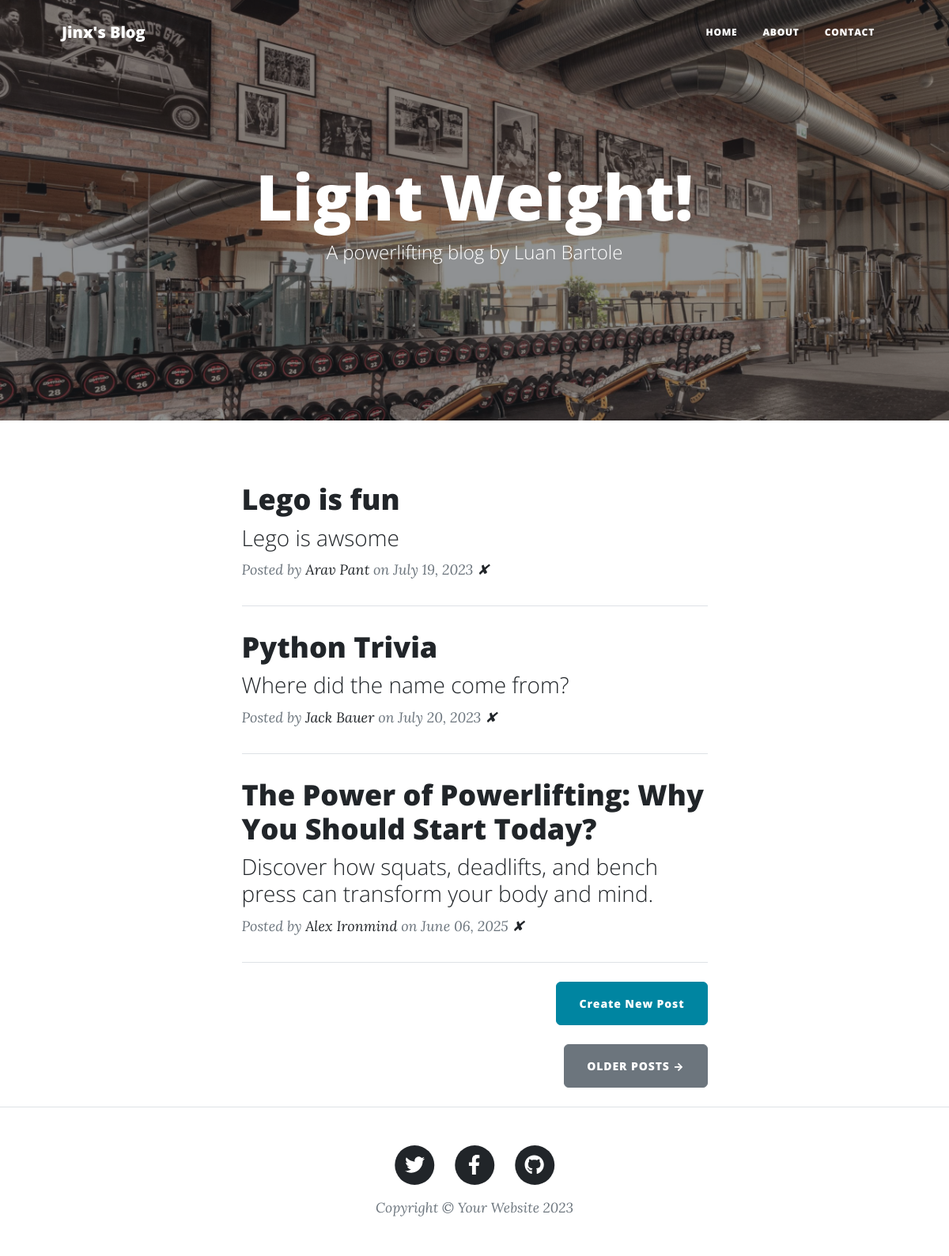
The page / on the database its author committed.
### main.py (models this page shows)
class BlogPost(db.Model):
    id: Mapped[int] = mapped_column(Integer, primary_key=True)
    title: Mapped[str] = mapped_column(String(250), unique=True, nullable=False)
    subtitle: Mapped[str] = mapped_column(String(250), nullable=False)
    date: Mapped[str] = mapped_column(String(250), nullable=False)
    body: Mapped[str] = mapped_column(Text, nullable=False)
    author: Mapped[str] = mapped_column(String(250), nullable=False)
    img_url: Mapped[str] = mapped_column(String(250), nullable=False)

### main.py (the view)
@app.route("/")
def get_all_posts():
    result = db.session.execute(select(BlogPost))
    posts = result.scalars().all()
    return render_template("index.html", all_posts=posts)

### templates/index.html
{% include "header.html" %}
<header
        class="masthead"
        style="background-image: url('../static/assets/img/home-bg-2.jpg')"
>
    <div class="container position-relative px-4 px-lg-5">
        <div class="row gx-4 gx-lg-5 justify-content-center">
            <div class="col-md-10 col-lg-8 col-xl-7">
                <div class="site-heading">
                    <h1>Light Weight!</h1>
                    <span class="subheading">A powerlifting blog by Luan Bartole</span>
                </div>
            </div>
        </div>
    </div>
</header>
<div class="container px-4 px-lg-5">
    <div class="row gx-4 gx-lg-5 justify-content-center">
        <div class="col-md-10 col-lg-8 col-xl-7">
            {% for post in all_posts %}
            <div class="post-preview">
                <a href="{{ url_for('show_post', post_id=post.id) }}">
                    <h2 class="post-title">{{ post.title }}</h2>
                    <h3 class="post-subtitle">{{ post.subtitle }}</h3>
                </a>
                <p class="post-meta">
                    Posted by
                    <a href="#">{{post.author}}</a>
                    on {{post.date}} <a href="{{ url_for('delete_post', post_id=post.id) }}">✘</a>
                </p>
            </div>
            <hr class="my-4"/>
            {% endfor %}
            <div class="d-flex justify-content-end mb-4">
                <a
                        class="btn btn-primary float-right"
                        href="{{ url_for('add_new_post') }}"
                >Create New Post</a
                >
            </div>
            <div class="d-flex justify-content-end mb-4">
                <a class="btn btn-secondary text-uppercase" href="#!">Older Posts →</a>
            </div>
        </div>
    </div>
</div>
{% include "footer.html" %}

### templates/header.html (shortened to what this page needs)
<!DOCTYPE html>
<html lang="en">
  <head>
    {% block styles %}
    {{ bootstrap.load_css() }}
    <link
      href="{{ url_for('static', filename='css/styles.css') }}"
      rel="stylesheet"
    />
    {% endblock %}
  </head>
  <body>
    <nav class="navbar navbar-expand-lg navbar-light" id="mainNav">
      <div class="container px-4 px-lg-5">
        <a class="navbar-brand" href="/">Jinx's Blog</a>
        <div class="collapse navbar-collapse" id="navbarResponsive">
          <ul class="navbar-nav ms-auto py-4 py-lg-0">
            <li class="nav-item">
              <a
                class="nav-link px-lg-3 py-3 py-lg-4"
                href="{{ url_for('get_all_posts') }}"
                >Home</a
              >
            </li>
            <li class="nav-item">
              <a
                class="nav-link px-lg-3 py-3 py-lg-4"
                href="{{ url_for('about') }}"
                >About</a
              >
            </li>
            <li class="nav-item">
              <a
                class="nav-link px-lg-3 py-3 py-lg-4"
                href="{{ url_for('contact') }}"
                >Contact</a
              >
            </li>
          </ul>
        </div>
      </div>
    </nav>

### templates/footer.html (shortened to what this page needs)
        <footer class="border-top">
          <div class="container px-4 px-lg-5">
              <div class="row gx-4 gx-lg-5 justify-content-center">
                  <div class="col-md-10 col-lg-8 col-xl-7">
                      <ul class="list-inline text-center">
                          <li class="list-inline-item">
                              <a href="#!">
                                  <span class="fa-stack fa-lg">
                                      <i class="fas fa-circle fa-stack-2x"></i>
                                      <i class="fab fa-twitter fa-stack-1x fa-inverse"></i>
                                  </span>
                              </a>
                          </li>
                          <li class="list-inline-item">
                              <a href="#!">
                                  <span class="fa-stack fa-lg">
                                      <i class="fas fa-circle fa-stack-2x"></i>
                                      <i class="fab fa-facebook-f fa-stack-1x fa-inverse"></i>
                                  </span>
                              </a>
                          </li>
                          <li class="list-inline-item">
                              <a href="#!">
                                  <span class="fa-stack fa-lg">
                                      <i class="fas fa-circle fa-stack-2x"></i>
                                      <i class="fab fa-github fa-stack-1x fa-inverse"></i>
                                  </span>
                              </a>
                          </li>
                      </ul>
                      <div class="small text-center text-muted fst-italic">Copyright &copy; Your Website 2023</div>
                  </div>
              </div>
          </div>
      </footer>
  </body>
</html>

### rows shown on the page
BlogPost: title "Lego is fun", subtitle "Lego is awsome", author "Arav Pant", date "July 19, 2023"
BlogPost: title "Python Trivia", subtitle "Where did the name come from?", author "Jack Bauer", date "July 20, 2023"
BlogPost: title "The Power of Powerlifting: Why You Should Start Today?", subtitle "Discover how squats, deadlifts, and bench press can transform your body and mind.", author "Alex Ironmind", date "June 06, 2025"
